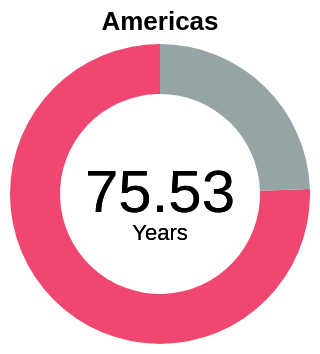

Write a Vega-Lite specification for this figure.
### Vega-Lite specification from a JSON file in a GitHub repository (floating-point values rounded to 4 significant figures)
{"$schema": "https://vega.github.io/schema/vega-lite/v5.json", "width": 150, "height": 150, "config": {"view": {"stroke": null}}, "title": {"text": "Americas"}, "data": {"values": [{"Continent": "Americas", "Avg_LE": "75.53358304"}, {"Continent": "Remaining", "Avg_LE": "24.46641696"}]}, "layer": [{"mark": {"type": "arc", "innerRadius": 50}}, {"mark": {"type": "text", "text": "75.53", "fontSize": 30}, "encoding": {"color": {"value": "black"}}}, {"mark": {"type": "text", "text": "Years", "dy": 20}, "encoding": {"color": {"value": "black"}}}], "encoding": {"theta": {"field": "Avg_LE", "type": "quantitative"}, "color": {"field": "Continent", "type": "nominal", "legend": null, "scale": {"domain": ["Americas", "Remaining"], "range": ["#ef476f", "#95A5A6"]}}, "tooltip": [{"field": "Continent", "type": "nominal", "title": "Continent"}, {"field": "Avg_LE", "type": "quantitative", "title": "Life Expectancy (years)", "format": ".2f"}]}}
